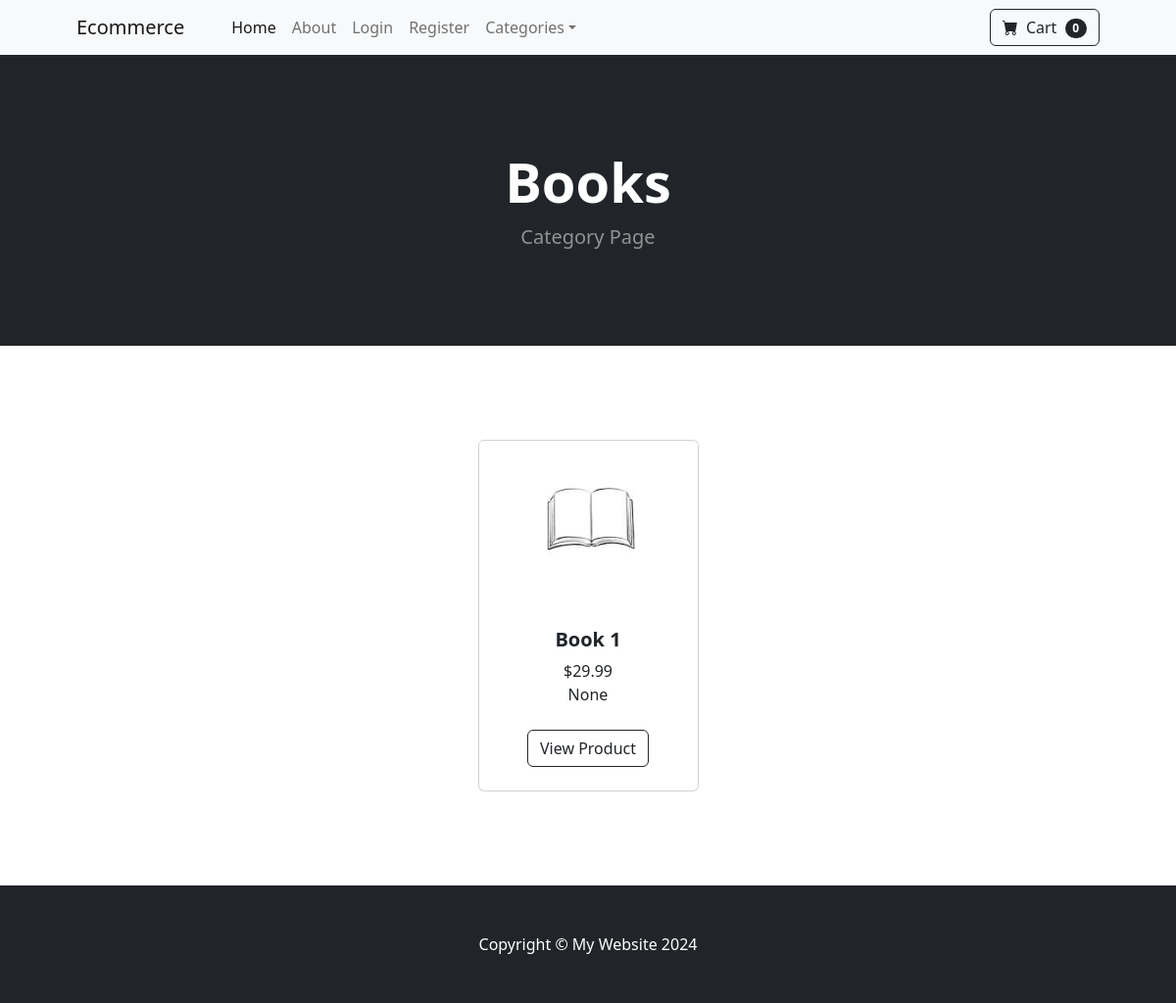
/category/Books, run on the app's committed database.
### store/models.py (models this page shows, shortened)
class Category(models.Model):
    name = models.CharField(max_length=50)
    def __str__(self):
        return self.name
    class Meta:
        verbose_name_plural = 'categories'

class Product(models.Model):
    name = models.CharField(max_length=50)
    price = models.DecimalField(default=0, decimal_places=2, max_digits=6)
    category = models.ForeignKey(Category, on_delete = models.CASCADE, default = 1)
    description = models.CharField(max_length =250, default = ' ', blank = True, null = True)
    image = models.ImageField(upload_to="uploads/product/")
    is_sale = models.BooleanField(default=False)
    sale_price =  models.DecimalField(default=0, decimal_places=2, max_digits=6)

### store/views.py (the view)
# urls.py: path('category/<str:cate>', views.category, name='category'),
def category(request, cate):
  cate = cate.replace('-',' ')
  try:
    category=Category.objects.get(name=cate)
    products = Product.objects.filter(category=category)
    return render(request, 'category.html', {'products' : products, 'category':category})
  except:
    messages.success(request, ("That Category Doesnt Exist"))
    return redirect('home')

### cart/cart.py (called while the page is built)
    def __len__(self):
        return len(self.cart)

### cart/context_processors.py (called while the page is built)
def cart(request):
    return{'cart': Cart(request)}

### store/templates/category.html
{% extends 'base.html' %}
{% block content %}
        <header class="bg-dark py-5">
            <div class="container px-4 px-lg-5 my-5">
                <div class="text-center text-white">
                    <h1 class="display-4 fw-bolder">{{ category }}</h1>
                    <p class="lead fw-normal text-white-50 mb-0">Category Page</p>
                </div>
            </div>
        </header>
        <section class="py-5">
            <div class="container px-4 px-lg-5 mt-5">
                <div class="row gx-4 gx-lg-5 row-cols-2 row-cols-md-3 row-cols-xl-4 justify-content-center">
                    {% for product in products %}
                        {% if product.is_sale %}
                        <div class="col mb-5">
                            <div class="card h-100">
                                <div class ='badge bg-dark text-white position-absolute'
                                style="top: 0.5rem; right:0.5rem">Sale</div>
                                <img class="card-img-top" src="{{product.image.url}}" alt="..." />
                                <div class="card-body p-4">
                                    <div class="text-center">
                                        <h5 class="fw-bolder">{{product.name}}</h5>
                                        <div class="d-flex justify-content-center small text-warning mb-2">
                                        &nbsp; &nbsp; Sale &nbsp; &nbsp;<div class="bi-star-fill"></div></div>
                                        <strike>
                                        ${{product.price}}
                                        </strike>
                                        &nbsp; ${{product.sale_price}}
                                        <br/>
                                        {{product.description}}
                                    </div>
                                </div>
                                <div class="card-footer p-4 pt-0 border-top-0 bg-transparent">
                                    <div class="text-center"><a class="btn btn-outline-dark mt-auto" href="{% url 'product' product.id %}">View Product</a></div>
                                </div>
                            </div>
                        </div>
                        {% else %}
                    <div class="col mb-5">
                        <div class="card h-100">
                            <img class="card-img-top" src="{{product.image.url}}" alt="..." />
                            <div class="card-body p-4">
                                <div class="text-center">
                                    <h5 class="fw-bolder">{{product.name}}</h5>
                                    ${{product.price}}
                                    <br/>
                                    {{product.description}}
                                </div>
                            </div>
                            <div class="card-footer p-4 pt-0 border-top-0 bg-transparent">
                                <div class="text-center"><a class="btn btn-outline-dark mt-auto" href="{% url 'product' product.id %}">View Product</a></div>
                            </div>
                        </div>
                    </div>
                        {% endif %}
                    {% endfor %}
                </div>
            </div>
        </section>
{% endblock %}

### data on the page
Category: name "Books"
Product: image (picture), name "Book 1", price "29.99", description "None"

### other printed values
{{ cart|length }} "0"
